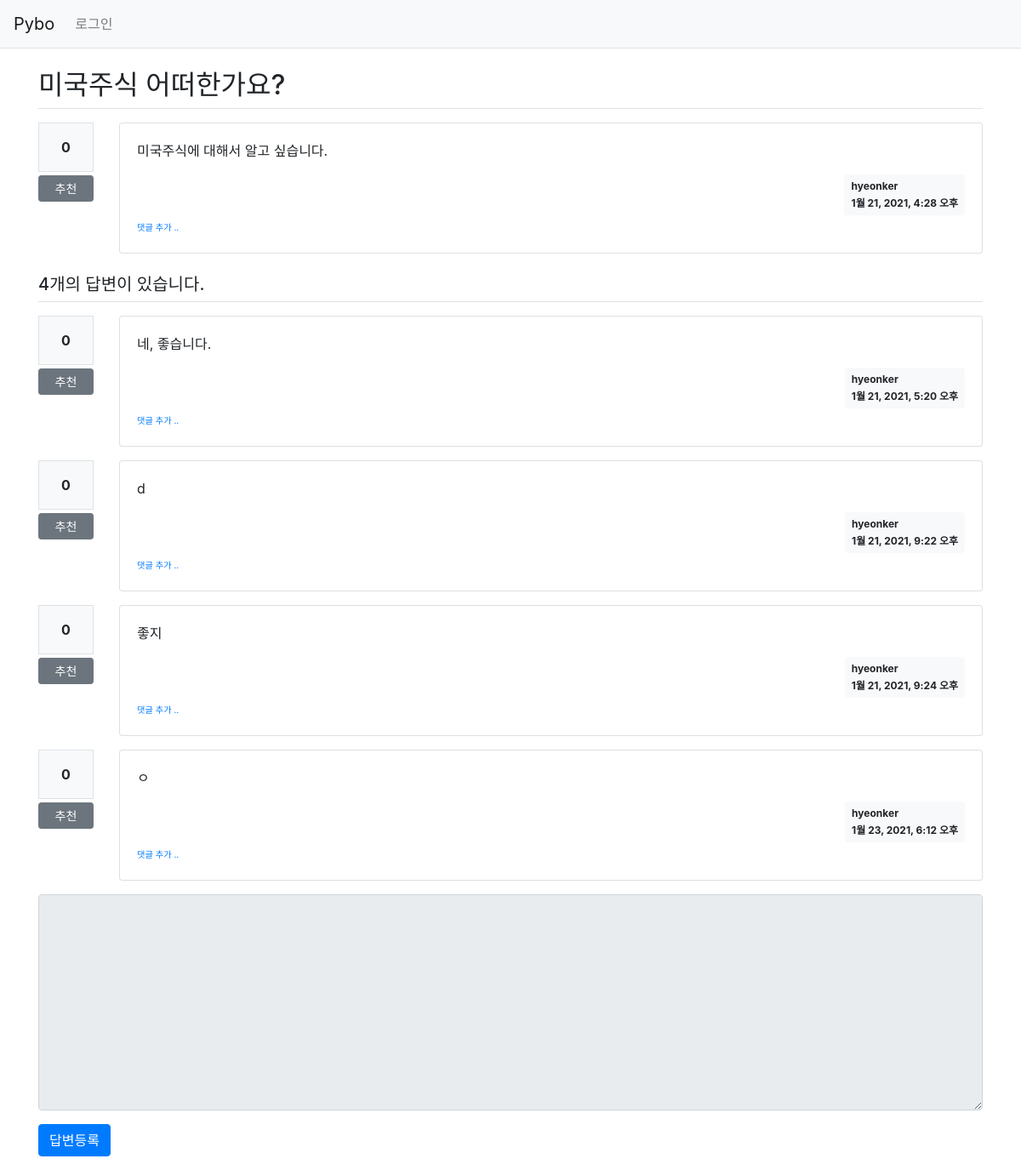
Screenshot of /pybo/1/ with the database file from the repository.
### pybo/models.py (models this page shows, shortened)
class Question(models.Model):
    author = models.ForeignKey(User, on_delete=models.CASCADE, related_name='author_question')
    subject = models.CharField(max_length=200)
    content = models.TextField()
    create_date = models.DateTimeField()
    modify_date = models.DateTimeField(null=True, blank=True)
    voter = models.ManyToManyField(User, related_name='voter_question')

class Answer(models.Model):
    author = models.ForeignKey(User, on_delete=models.CASCADE, related_name='author_answer')
    question = models.ForeignKey(Question, on_delete=models.CASCADE)
    content = models.TextField()
    create_date = models.DateTimeField()
    modify_date = models.DateTimeField(null=True, blank=True)
    voter = models.ManyToManyField(User, related_name='voter_answer')

### pybo/views/base_views.py (the view)
# urls.py: path('<int:question_id>/', base_views.detail, name='detail'),
def detail(request, question_id):
    question = get_object_or_404(Question, pk=question_id)
    context = {'question': question}
    return render(request, 'pybo/question_detail.html', context)

### pybo/templatetags/pybo_filter.py (called while the page is built)
@register.filter()
def mark(value):
    extensions = ["nl2br", "fenced_code"]
    return mark_safe(markdown.markdown(value, extensions=extensions))

### templates/pybo/question_detail.html (shortened to what this page needs)
{% extends 'base.html' %}
{% load pybo_filter %}
{% block content %}
<div class="container my-3">
    <h2 class="border-bottom py-2">{{ question.subject }}</h2>
    <div class="row my-3">
        <div class="col-1">
            <div class="bg-light text-center p-3 border font-weight-bolder mb-1">{{question.voter.count}}</div>
            <a href="#" data-uri="{% url 'pybo:vote_question' question.id  %}"
               class="recommend btn btn-sm btn-secondary btn-block my-1">추천</a>
        </div>
        <div class="col-11">
            <div class="card">
                <div class="card-body">
                    <div class="card-text">{{ question.content|mark }}</div>
                    <div class="d-flex justify-content-end">
                        <div class="badge badge-light p-2 text-left">
                            <div class="mb-2">{{ question.author.username }}</div>
                            <div>{{ question.create_date }}</div>
                        </div>
                    </div>
                    <div>
                        <a href="{% url 'pybo:comment_create_question' question.id  %}"
                           class="small"><small>댓글 추가 ..</small></a>
                    </div>
                </div>
            </div>
        </div>
    </div>
    <h5 class="border-bottom my-3 py-2">{{question.answer_set.count}}개의 답변이 있습니다.</h5>
    {% for answer in question.answer_set.all %}
    <div class="row my-3">
        <div class="col-1">
            <div class="bg-light text-center p-3 border font-weight-bolder mb-1">{{answer.voter.count}}</div>
            <a href="#" data-uri="{% url 'pybo:vote_answer' answer.id  %}"
                class="recommend btn btn-sm btn-secondary btn-block my-1">추천</a>
        </div>
        <div class="col-11">
            <div class="card">
                <div class="card-body">
                    <div class="card-text">{{ answer.content|mark }}</div>
                    <div class="d-flex justify-content-end">
                        <div class="badge badge-light p-2 text-left">
                            <div class="mb-2">{{ answer.author.username }}</div>
                            <div>{{ answer.create_date }}</div>
                        </div>
                    </div>
                    <div>
                        <a href="{% url 'pybo:comment_create_answer' answer.id  %}"
                           class="small"><small>댓글 추가 ..</small></a>
                    </div>
                </div>
            </div>
        </div>
    </div>
    {% endfor %}
    <form action="{% url 'pybo:answer_create' question.id %}" method="post" class="my-3">
        <div class="form-group">
            <textarea {% if not user.is_authenticated %}disabled{% endif %}
              name="content" id="content" class="form-control" rows="10"></textarea>
        </div>
        <input type="submit" value="답변등록" class="btn btn-primary">
    </form>
</div>
{% endblock %}

### rows the page displays
Question: subject "미국주식 어떠한가요?", voter.count "0", content|mark "미국주식에 대해서 알고 싶습니다.", author.username "hyeonker", create_date "1월 21, 2021, 4:28 오후", answer_set.count "4"
Answer: voter.count "0", content|mark "네, 좋습니다.", author.username "hyeonker", create_date "1월 21, 2021, 5:20 오후"
Answer: voter.count "0", content|mark "d", author.username "hyeonker", create_date "1월 21, 2021, 9:22 오후"
Answer: voter.count "0", content|mark "좋지", author.username "hyeonker", create_date "1월 21, 2021, 9:24 오후"
Answer: voter.count "0", content|mark "ㅇ", author.username "hyeonker", create_date "1월 23, 2021, 6:12 오후"
